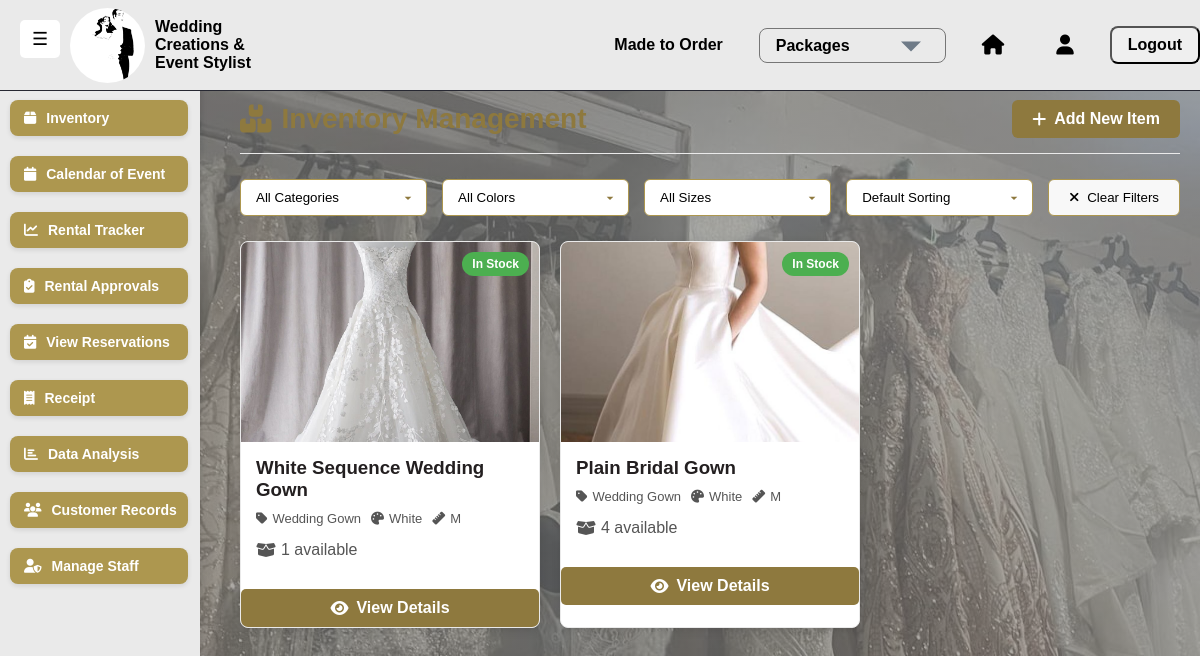
The app's page /inventory/ (signed in) with its own data.
### saritasapp/models.py (models this page shows, shortened)
class Inventory(models.Model):
    name = models.CharField(max_length=255)
    branch = models.ForeignKey(Branch, on_delete=models.CASCADE, related_name="inventory_items")
    category = models.ForeignKey(Category, on_delete=models.CASCADE, related_name="items")
    color = models.ForeignKey(Color, null=True, blank=True, on_delete=models.SET_NULL, related_name="inventory_items")
    size = models.ForeignKey(Size, null=True, blank=True, on_delete=models.SET_NULL, related_name="inventory_items")
    quantity = models.IntegerField(default=0)
    rental_price = models.DecimalField(max_digits=10, decimal_places=2)
    reservation_price = models.DecimalField(max_digits=10, decimal_places=2, null=True, blank=True)
    deposit_price = models.DecimalField(max_digits=10, decimal_places=2, null=True, blank=True)
    purchase_price = models.DecimalField(max_digits=10, decimal_places=2, null=True, blank=True)
    available = models.BooleanField(default=True)
    image = models.ImageField(upload_to="inventory/", null=True, blank=True)
    created_at = models.DateTimeField(auto_now_add=True)
    updated_at = models.DateTimeField(auto_now=True)
    class Meta:
        verbose_name_plural = "Inventory"
        ordering = ['-created_at']

class Category(models.Model):
    name = models.CharField(max_length=255, unique=True)
    description = models.TextField(blank=True)

class Color(models.Model):
    name = models.CharField(max_length=50, unique=True)

class Size(models.Model):
    name = models.CharField(max_length=10, unique=True)

### saritasapp/views.py (the view)
# urls.py: path('inventory/', views.inventory_view, name='inventory_list'),
@login_required
def inventory_view(request):
    categories = Category.objects.all()
    colors = Color.objects.all()
    sizes = Size.objects.all()
    selected_category = request.GET.get('category', '')
    selected_color = request.GET.get('color', '')
    selected_size = request.GET.get('size', '')
    sort = request.GET.get('sort', '')
    inventory_items = Inventory.objects.all()
    if selected_category:
        inventory_items = inventory_items.filter(category_id=selected_category)
    if selected_color:
        inventory_items = inventory_items.filter(color_id=selected_color)
    if selected_size:
        inventory_items = inventory_items.filter(size_id=selected_size)
    if sort == 'name_asc':
        inventory_items = inventory_items.order_by('name')
    elif sort == 'name_desc':
        inventory_items = inventory_items.order_by('-name')
    elif sort == 'price_asc':
        inventory_items = inventory_items.order_by('purchase_price')
    elif sort == 'price_desc':
        inventory_items = inventory_items.order_by('-purchase_price')
    return render(request, 'saritasapp/inventory.html', {
        'categories': categories,
        'colors': colors,
        'sizes': sizes,
        'inventory_items': inventory_items,
        'selected_category': selected_category,
        'selected_color': selected_color,
        'selected_size': selected_size,
        'sort': sort
    })

### saritasapp/context_processors.py (called while the page is built)
def notifications(request):
    if request.user.is_authenticated:
        return {
            'unread_count': Notification.objects.filter(user=request.user, is_read=False).count()
        }
    return {}

### saritasapp/templates/saritasapp/inventory.html (shortened to what this page needs)
{% extends "saritasapp/base.html" %}
{% load static %}
{% block extra_css %}
<link rel="stylesheet" href="{% static 'css/inventory.css' %}">
{% endblock %}
{% block content %}
    <div class="white-container">
        <div class="inventory-header">
            <h1><i class="fas fa-boxes"></i> Inventory Management</h1>
            <a href="{% url 'saritasapp:add_inventory' %}" class="add-item-btn">
                <i class="fas fa-plus"></i> Add New Item
            </a>
        </div>
        <div class="filter-row">
            <div class="filter-box">
                <select id="category" name="category" onchange="filterInventory()">
                    <option value="">All Categories</option>
                </select>
            </div>
            <div class="filter-box">
                <select id="color" name="color" onchange="filterInventory()">
                    <option value="">All Colors</option>
                </select>
            </div>
            <div class="filter-box">
                <select id="size" name="size" onchange="filterInventory()">
                    <option value="">All Sizes</option>
                </select>
            </div>
            <div class="filter-box">
                <select id="sort" name="sort" onchange="filterInventory()">
                    <option value="">Default Sorting</option>
                </select>
            </div>
            <button type="button" onclick="clearFilters()" class="clear-btn">
                <i class="fas fa-times"></i> Clear Filters
            </button>
        </div>
        <div class="inventory-items">
            {% if inventory_items %}
                {% for item in inventory_items %}
                <div class="item-card">
                    <div class="item-status {% if item.available %}in-stock{% else %}out-stock{% endif %}">
                        {{ item.available|yesno:"In Stock,Out of Stock" }}
                    </div>
                    <div class="item-image">
                        {% if item.image %}
                            <img src="{{ item.image.url }}" alt="{{ item.name }}">
                        {% else %}
                            <img src="{% static 'image/default-placeholder.png' %}" alt="No image">
                        {% endif %}
                    </div>
                    <div class="item-info">
                        <h3>{{ item.name }}</h3>
                        <div class="item-meta">
                            <span><i class="fas fa-tag"></i> {{ item.category.name }}</span>
                            <span><i class="fas fa-palette"></i> {{ item.color.name|default:"N/A" }}</span>
                            <span><i class="fas fa-ruler"></i> {{ item.size.name|default:"N/A" }}</span>
                        </div>
                        <div class="item-quantity">
                            <i class="fas fa-box-open"></i> {{ item.quantity }} available
                        </div>
                    </div>
                    <a href="{% url 'saritasapp:view_inventory' item.id %}" class="view-btn">
                        <i class="fas fa-eye"></i> View Details
                    </a>
                </div>
                {% endfor %}
            {% else %}
                <div class="no-items">
                    <i class="fas fa-search"></i>
                    <p>No items match your filters</p>
                    <button onclick="clearFilters()">Clear Filters</button>
                </div>
            {% endif %}
        </div>
    </div>
{% endblock %}

### static/css/mainbase.css (style rules this page uses)
body { margin: 0; padding: 0; font-family: Arial, sans-serif; background-image: linear-gradient(rgba(128, 128, 128, 0.700), rgba(128, 128, 128, 0.625)), url("/static/images/background.jpg"); background-attachment: fixed; }
a { display: block; color: white ; padding: 12px; text-align: center; border-radius: 5px; font-size: 16px; font-weight: bold; text-decoration: none; transition: background 0.3s ease; }

### static/css/inventory.css (style rules this page uses)
.inventory-header { display: flex; justify-content: space-between; align-items: center; margin-bottom: 25px; padding-bottom: 15px; border-bottom: 1px solid #eaeaea; }
.inventory-header h1 { color: #8E793E; font-size: 28px; margin: 0; display: flex; align-items: center; gap: 10px; }
.add-item-btn { padding: 10px 20px; background: #8E793E; color: white; border-radius: 6px; text-decoration: none; display: flex; align-items: center; gap: 8px; font-weight: 600; transition: all 0.3s; }
.filter-row { display: flex; flex-wrap: wrap; gap: 15px; margin-bottom: 25px; align-items: center; }
.filter-box { flex: 1; min-width: 180px; }
.filter-box select { width: 100%; padding: 10px 15px; border: 1px solid #AD974F; border-radius: 6px; background: white; appearance: none; background-repeat: no-repeat; background-position: right 10px center; background-size: 16px; }
.clear-btn { padding: 10px 20px; background: #f8f8f8; border: 1px solid #AD974F; border-radius: 6px; display: flex; align-items: center; gap: 8px; cursor: pointer; transition: all 0.3s; }
.inventory-items { display: grid; grid-template-columns: repeat(auto-fill, minmax(280px, 1fr)); gap: 20px; }
.item-card { background: white; border-radius: 8px; overflow: hidden; box-shadow: 0 3px 10px rgba(0,0,0,0.1); transition: all 0.3s; position: relative; border: 1px solid #eaeaea; }
.item-status { position: absolute; top: 10px; right: 10px; padding: 5px 10px; border-radius: 20px; font-size: 12px; font-weight: 600; color: white; }
.item-status.in-stock { background: #4CAF50; }
.item-image { height: 200px; overflow: hidden; }
.item-image img { width: 100%; height: 100%; object-fit: cover; transition: transform 0.3s; }
.item-info { padding: 15px; }
.item-info h3 { margin: 0 0 10px; color: #231F20; }
.item-meta { display: flex; flex-wrap: wrap; gap: 10px; margin-bottom: 15px; font-size: 13px; }
.item-meta span { display: flex; align-items: center; gap: 5px; color: #555; }
.item-quantity { display: flex; align-items: center; gap: 5px; color: #555; margin-bottom: 15px; }
.view-btn { display: block; padding: 10px; background: #8E793E; color: white; text-align: center; text-decoration: none; display: flex; align-items: center; justify-content: center; gap: 8px; transition: background 0.3s; }

### records on screen
Inventory: available "In Stock", image (picture), name "White Sequence Wedding Gown", category.name "Wedding Gown", color.name "White", size.name "M", quantity "1"
Inventory: available "In Stock", image (picture), name "Plain Bridal Gown", category.name "Wedding Gown", color.name "White", size.name "M", quantity "4"
